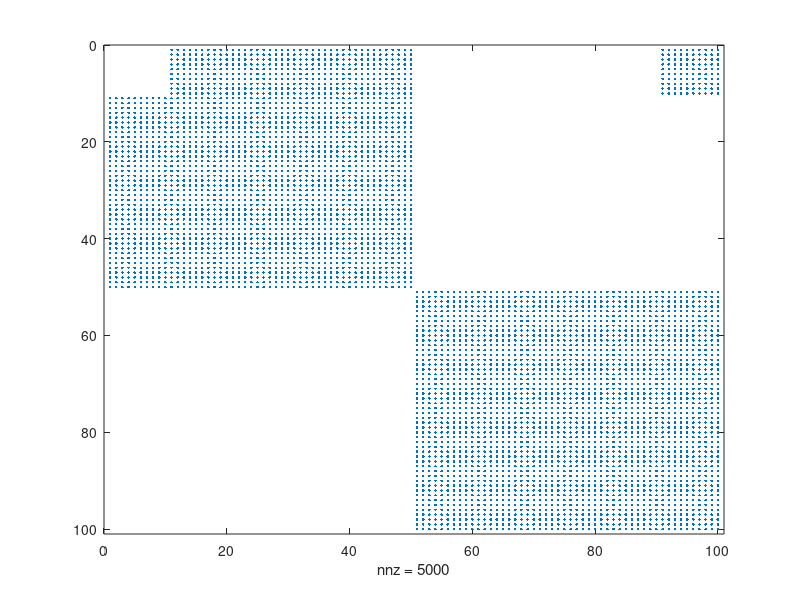

The MATLAB script that drew this image:
% this is the 'static' version in which the
% definition of corners is fixed. See s0207b for
% a more interesting variant
clear
load d01

spy(a2)
for i=1:50
  a2(end-9:end,[1:10 end-9:end])=a2(end-9:end,[end-9:end 1:10]);
  % clockwise rotation:
  a2=rot90(a2,-1);
  spy(a2);
  drawnow;
end